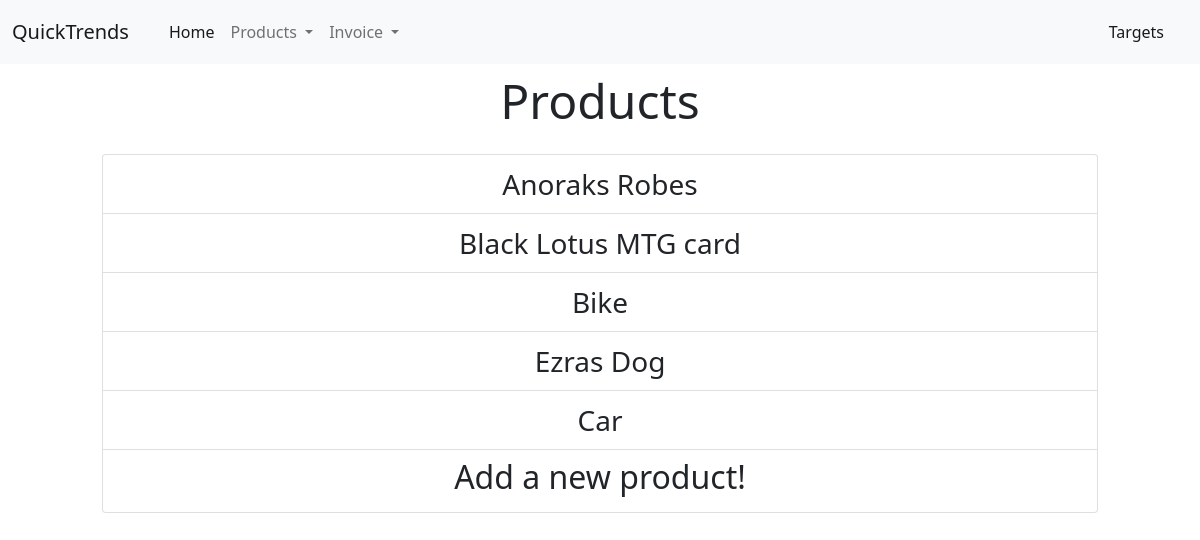
The app's page /products/, older data.
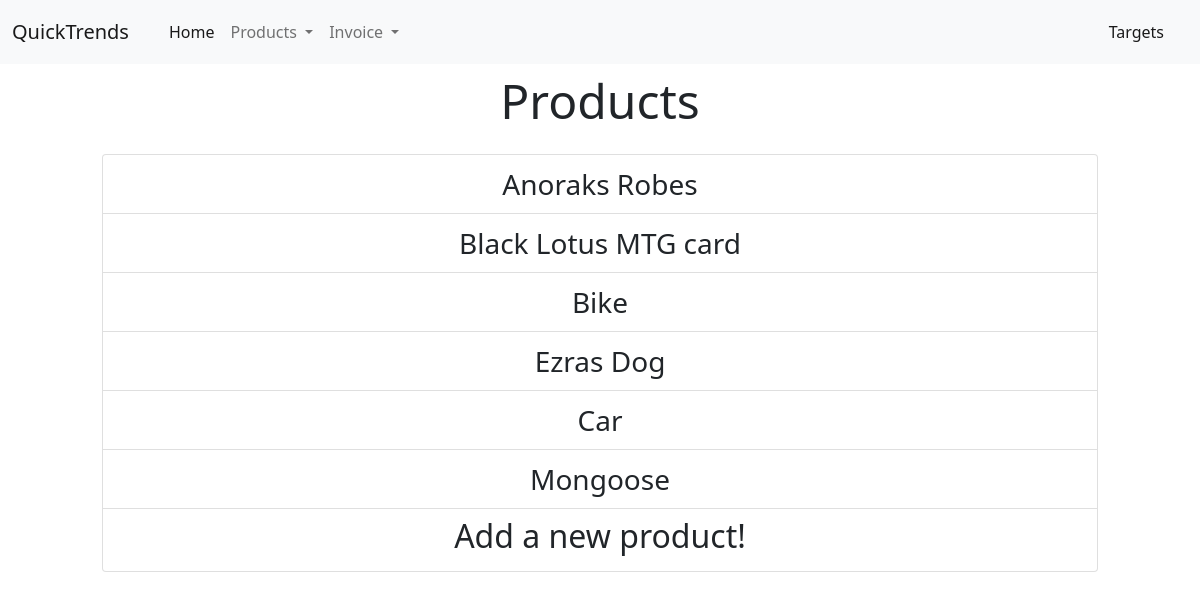
The same page, newer data.
### Inventory/models.py (models this page shows)
class Product(models.Model):
    name = models.CharField(max_length=128)
    description = models.CharField(max_length=200)
    cost = models.DecimalField(decimal_places=2, max_digits=10, default=Decimal(0.00))
    sale_price = models.DecimalField(decimal_places=2, max_digits=10)
    stock = models.PositiveIntegerField(default=0)
    def __str__(self):
        return self.name
    class Meta:
        verbose_name = 'Product'

### Inventory/views.py (the view)
# urls.py: path('', ProductHome.as_view(), name='productlist'),
class ProductHome(ListView):
    model = Product

### Inventory/templates/Inventory/product_list.html (shortened to what this page needs)
{% extends "base.html" %}
{% block body %}
<div class="container">
    <div class="row mx-5 justify-content-around text-center">
        <div class="col-12">
            <h3 class="display-5 py-2">Products</h3>
            <div class="list-group py-2 text-center">
                {% for product in product_list %}
                    <a style="font-size: 28px" href="{% url 'inventory:productdetail' product.id %}" class="list-group-item list-group-item-action py-2" aria-current="true">
                        {{ product }}
                    </a>
                {% endfor %}
                <a class="list-group-item list-group-item-action py-2" href="{% url 'inventory:productcreate' %}"><h2>Add a new product!</h2></a>
            </div>
        </div>
    </div>
</div>
{% endblock body %}

Row changes from the older to the newer data that the page shows:
added Product: name "Mongoose"
